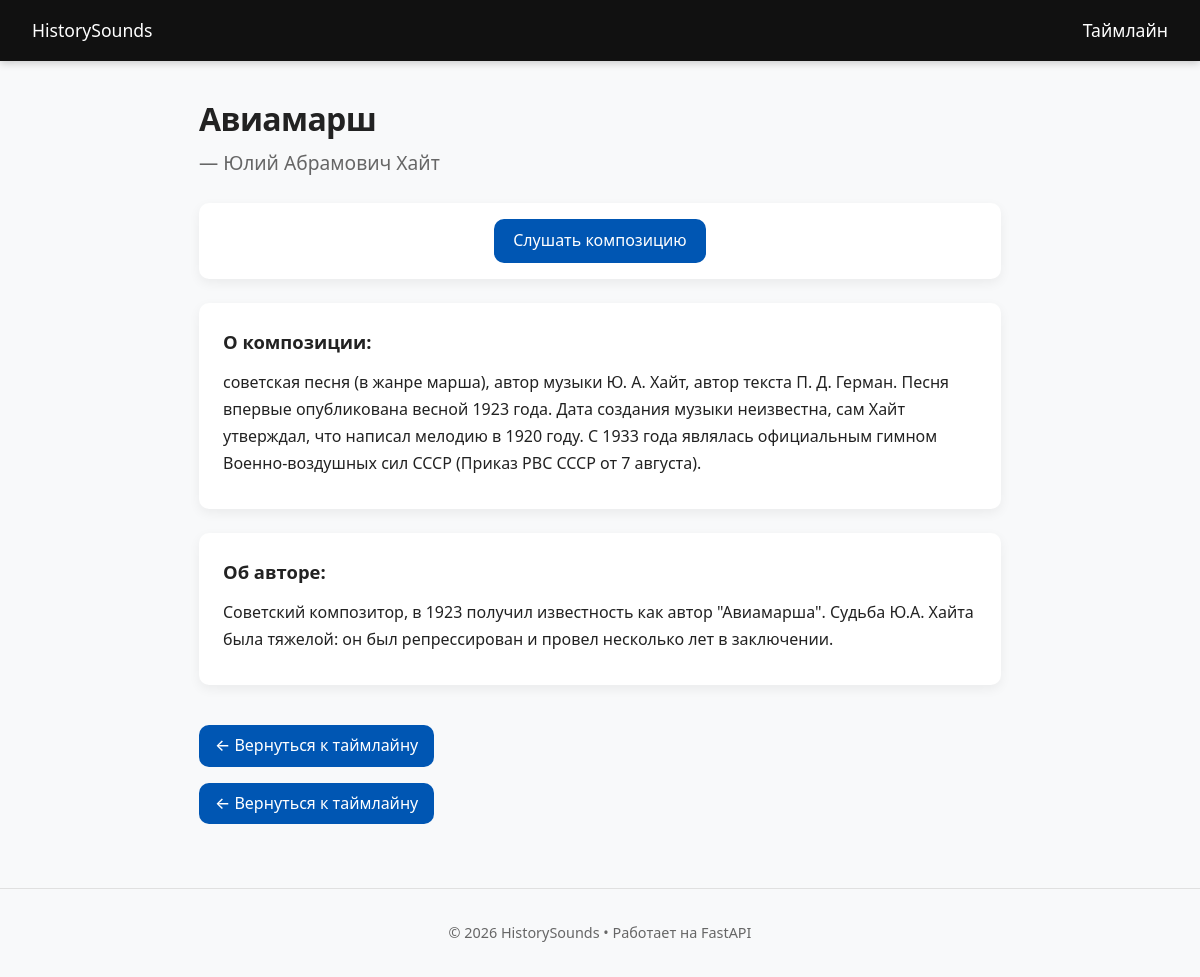
/song/Авиамарш, run on an earlier commit of the app's database.
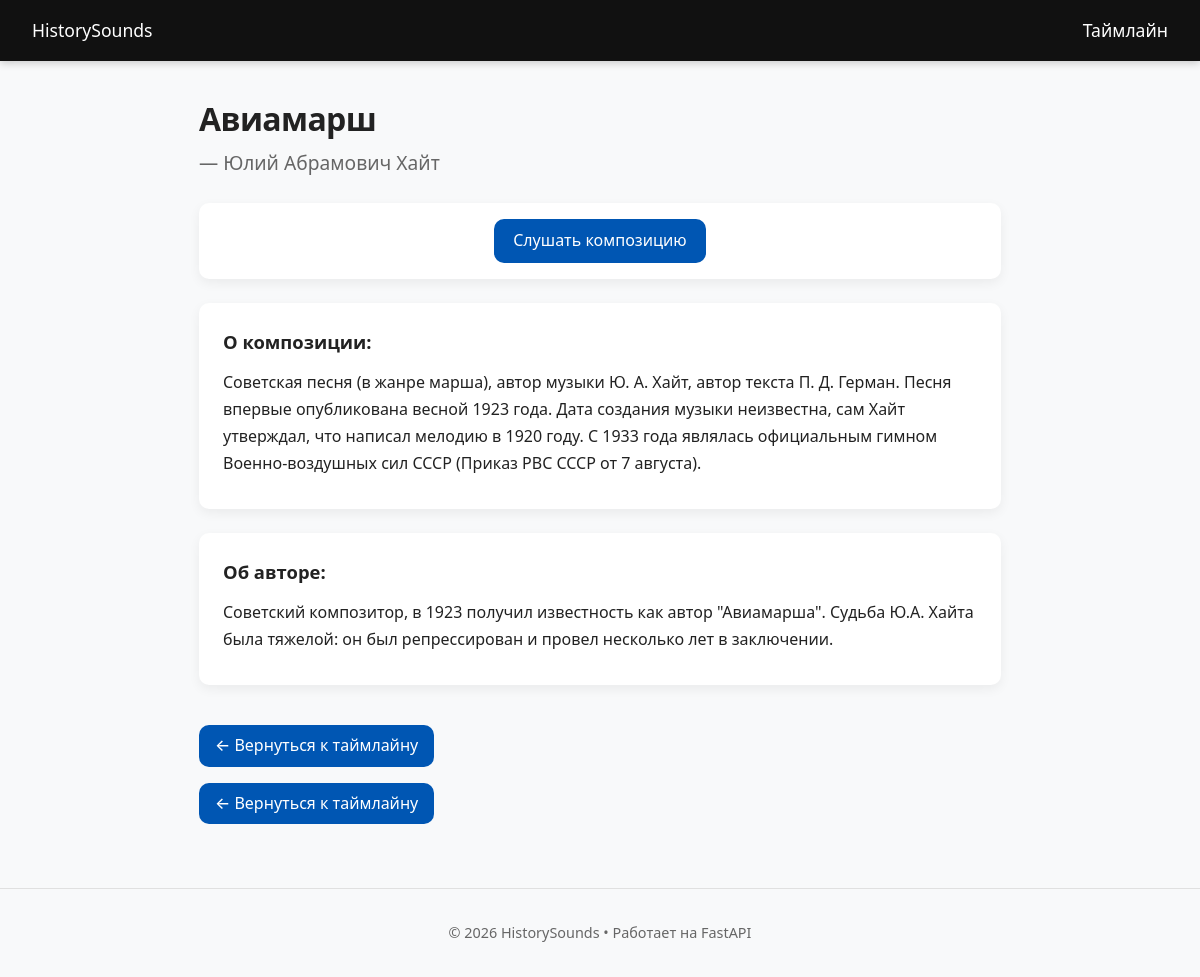
And on a later commit of the database.
### models/songs.py (models this page shows)
class Song(Base):
    __tablename__ = "songs"
    id = Column(Integer, primary_key=True, index=True, autoincrement=True)
    name = Column(String, nullable=False)
    composer = Column(String, nullable=False)
    description = Column(Text, nullable=True)
    composer_info = Column(String, nullable=True)
    link = Column(String, nullable=True)
    events = relationship("Event", secondary=song_event, back_populates="songs")

### app.py (the view)
@app.get("/song/{song_slug}", response_class=HTMLResponse)
async def song_page(request: Request, song_slug: str, db: Session = Depends(get_db)):
    from urllib.parse import unquote
    import re
    def normalize(t: str) -> str:
        if not t: return ""
        t = str(t).lower().strip()
        t = re.sub(r'[^\w\s-]', '', t)  # Strips «»""'':,.;!? etc.
        return re.sub(r'\s+', ' ', t)
    song_q = normalize(unquote(song_slug))
    song = next((s for s in db.query(Song).all() if normalize(s.name) == song_q), None)
    if not song:
        raise HTTPException(status_code=404, detail="Song not found")
    return templates.TemplateResponse(request, "song.html", {"song": song})

### templates/song.html (shortened to what this page needs)
{% extends "base.html" %}
{% block content %}
<article class="song-page">
  <div class="page-header">
    <h1>{{ song.name }}</h1>
    {% set comp = (song.composer or "")|string|trim %}
    {% if comp and comp|lower not in ['nan','none','','?','—','-'] %}
      <h2>— {{ comp }}</h2>
    {% else %}
      <h2><em>(Автор неизвестен)</em></h2>
    {% endif %}
  </div>
{% if song.link %}
<div class="card link-card">
  <a href="{{ song.link }}" target="_blank" rel="noopener" class="audio-btn">
    Слушать композицию
  </a>
</div>
{% endif %}
  {% if song.description %}
  <div class="card">
    <h3>О композиции:</h3>
    <p>{{ song.description }}</p>
  </div>
  {% endif %}
{% if song.composer_info %}
  <div class="card">
    <h3>Об авторе:</h3>
    <p>{{ song.composer_info }}</p>
  </div>
  {% endif %}
  <a href="/" class="back-btn">← Вернуться к таймлайну</a>
</article>
{% set from_event = request.query_params.get('from_event') %}
{% if from_event %}
  <a href="/event/{{ from_event }}" class="back-btn">← Вернуться к событию</a>
{% else %}
  <a href="/" class="back-btn">← Вернуться к таймлайну</a>
{% endif %}
{% endblock %}

### templates/base.html (shortened to what this page needs)
<!DOCTYPE html>
<html lang="ru">
<head>
    <link rel="stylesheet" href="/static/style.css?v=4">
</head>
<body>
    <header>
        <a href="/" class="logo">HistorySounds</a>
        <nav><a href="/">Таймлайн</a></nav>
    </header>
    <main>
        {% block content %}{% endblock %}
    </main>
    <footer>
        <p>© 2026 HistorySounds • Работает на FastAPI</p>
    </footer>
</body>
</html>

### static/style.css (style rules this page uses)
:root { --primary: #0056b3; --primary-hover: #003d82; --bg: #f8f9fa; --card-bg: #ffffff; --text: #222; --text-muted: #666; --border: #e0e0e0; --shadow: 0 4px 12px rgba(0,0,0,0.06); --shadow-hover: 0 8px 24px rgba(0,0,0,0.12); --radius: 10px; --transition: 0.2s ease; }
* { box-sizing: border-box; margin: 0; padding: 0; }
html, body { font-family: system-ui, -apple-system, "Segoe UI", Roboto, sans-serif; line-height: 1.6; color: var(--text); background: var(--bg); min-height: 100vh; display: flex; flex-direction: column; }
header { display: flex; justify-content: space-between; align-items: center; padding: 1rem 2rem; background: #111; color: white; position: sticky; top: 0; z-index: 10; box-shadow: 0 2px 8px rgba(0,0,0,0.2); }
header a { color: white; text-decoration: none; font-weight: 500; font-size: 1.1rem; transition: opacity var(--transition); }
main { max-width: 850px; margin: 0 auto; padding: 2rem 1.5rem 4rem; flex: 1; width: 100%; }
h1 { margin-bottom: 0.5rem; font-size: 2rem; letter-spacing: -0.02em; }
.page-header { margin-bottom: 1.5rem; }
.page-header h1 { margin-bottom: 0.25rem; }
.page-header h2 { color: var(--text-muted); font-weight: 400; font-size: 1.2rem; }
.card { background: var(--card-bg); padding: 1.5rem; border-radius: var(--radius); box-shadow: var(--shadow); margin-bottom: 1.5rem; }
.card h3 { margin-bottom: 0.75rem; font-size: 1.15rem; }
.card p, .card li { line-height: 1.7; margin-bottom: 0.5rem; }
.back-btn { display: inline-flex; align-items: center; gap: 0.5rem; margin-top: 1rem; padding: 0.5rem 1rem; background: var(--primary); color: white; text-decoration: none; border-radius: var(--radius); font-weight: 500; transition: background var(--transition); }
footer { text-align: center; padding: 2rem 1rem; color: var(--text-muted); font-size: 0.9rem; border-top: 1px solid var(--border); margin-top: auto; }
.link-card { text-align: center; padding: 1rem; }
.audio-btn { display: inline-block; padding: 0.6rem 1.2rem; background: var(--primary); color: white; text-decoration: none; border-radius: var(--radius); font-weight: 500; transition: background var(--transition); }

What changed in the data, as far as the page shows it:
changed Song "Авиамарш": description "советская песня (в жанре марша),…" → "Советская песня (в жанре марша),…"
